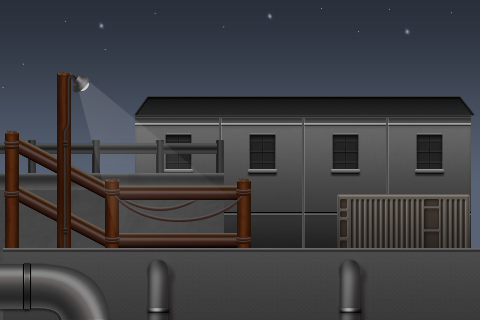

Rendered tile map (Tiled .tmx) drawn with the repository's tilesets; below, a short description and the map source with its tile grids summarised:
An orthogonal 30x20 tile map with 16x16 px tiles, 8 tile layers (sky, house, wall, cloud, ...), 8 tilesets.

<map version="1.0" orientation="orthogonal" width="30" height="20" tilewidth="16" tileheight="16">
 <tileset firstgid="1" name="sky" tilewidth="480" tileheight="320">
  <image source="sky.png" width="1440" height="320" />
 </tileset>
 <tileset firstgid="4" name="floor" tilewidth="144" tileheight="192" spacing="2">
  <tileoffset x="1" y="0" />
  <image source="floor.png" width="878" height="192" />
 </tileset>
 <tileset firstgid="10" name="wooden_ladder" tilewidth="256" tileheight="256" spacing="1">
  <image source="wooden_ladder.png" width="1029" height="256" />
 </tileset>
 <tileset firstgid="14" name="concrete_wall" tilewidth="64" tileheight="192">
  <image source="concrete_wall.png" width="192" height="192" />
 </tileset>
 <tileset firstgid="17" name="house" tilewidth="352" tileheight="176" spacing="2">
  <image source="house.png" width="1060" height="176" />
 </tileset>
 <tileset firstgid="20" name="cloud" tilewidth="192" tileheight="72" spacing="2">
  <image source="cloud.png" width="1159" height="72" />
 </tileset>
 <tileset firstgid="25" name="pipe2" tilewidth="32" tileheight="160">
  <image source="pipe2.png" width="134" height="160" />
 </tileset>
 <tileset firstgid="29" name="pipe" tilewidth="112" tileheight="64" spacing="2">
  <image source="pipe.png" width="910" height="64" />
 </tileset>
 <layer name="sky" width="30" height="20">
  <data>[600 cells, 1 non-empty, 1 distinct tile ids]</data>
 </layer>
 <layer name="house" width="30" height="20">
  <data>[600 cells, 1 non-empty, 1 distinct tile ids]</data>
 </layer>
 <layer name="wall" width="30" height="20">
  <data>[600 cells, 4 non-empty, 2 distinct tile ids]</data>
 </layer>
 <layer name="cloud" width="30" height="20">
  <data>[600 cells, 1 non-empty, 1 distinct tile ids]</data>
 </layer>
 <layer name="wooden" width="30" height="20">
  <data>[600 cells, 1 non-empty, 1 distinct tile ids]</data>
 </layer>
 <layer name="floor" width="30" height="20">
  <data>[600 cells, 4 non-empty, 1 distinct tile ids]</data>
 </layer>
 <layer name="pipe" width="30" height="20">
  <data>[600 cells, 2 non-empty, 1 distinct tile ids]</data>
 </layer>
 <layer name="pipe1" width="30" height="20">
  <data>[600 cells, 1 non-empty, 1 distinct tile ids]</data>
 </layer>
</map>
